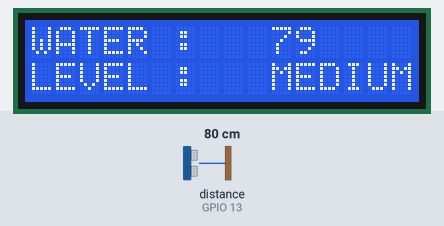
Simulated run of this sketch. Board: ESP32. Shown: 16×2 character LCD. Wiring (inferred from the names in the program): ultrasonic range finder: trigger GPIO 12; echo GPIO 13. The test bench sets the inputs (shaded band); at power-on: distance to the obstacle (sensor on GPIO 13) 80 cm. The echo pulse lasts 58.3 µs per cm; WiFi joins after 1.5 s; servers stay silent unless stated; EEPROM starts erased; what the sketch prints to the serial monitor is not drawn. At 25.8 s the program restarts the board; the recording ends there.

Above: at 2.7 s.
2.8 s: distance to the obstacle (sensor on GPIO 13) set to 299 cm
At 11.71 s:
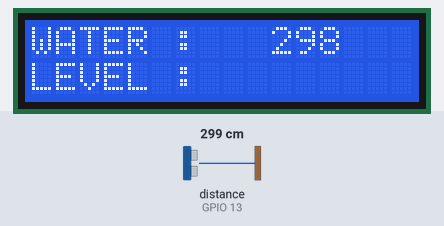
At 12.9 s:
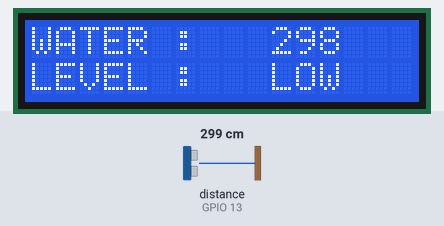
13.2 s: distance to the obstacle (sensor on GPIO 13) set to 2 cm
At 23.1 s:
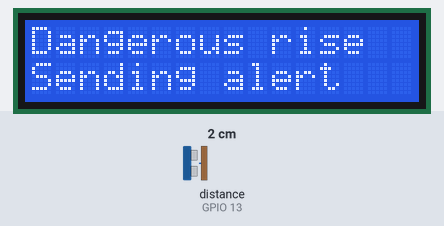
Timing chart, 0 to 24.6 s (numbered marks = the images above; inputs shaded):
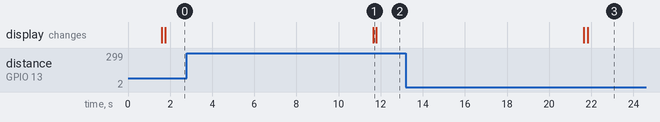

The sketch:

waterguard_iot.ino
```cpp
//#include <ESP8266WiFi.h>
#include <EEPROM.h>
#include <Wire.h>
#include <LiquidCrystal_I2C.h>
#include <SoftwareSerial.h>
#include<WiFi.h>
#include<Firebase_ESP_Client.h>
#include "addons/TokenHelper.h"
#include "addons/RTDBHelper.h"
//#include <DHT.h>

#define FIREBASE_API_KEY ""
#define FIREBASE_URL ""
#define WIFI_SSID ""
#define WIFI_PASSWORD ""

#define trigPin 12
#define echoPin 13

FirebaseData fbdo;
FirebaseAuth auth;
FirebaseConfig config;
LiquidCrystal_I2C lcd(0x27, 16, 2);

long duration, inches, distance;
int set_val,percentage;
bool state,pump;
unsigned long sendDataPrevMillis = 0;
bool signupOK = false;
int count = 0;
long prevLevel = 0;

float maxLevel = 70;

float level1= ((maxLevel / 25) * 100);
//float level2= ((maxLevel / 50) * 100);
float level2= 79;
//float level3= ((maxLevel / 75) * 100);
float level3= 75;

//19 bugged value no water level

void setup()
{
  Serial.begin(115200);
  lcd.init();
  lcd.backlight();
  lcd.setCursor(0, 0);
  lcd.print("WATER : ");
  lcd.setCursor(0, 1);
  lcd.print("LEVEL :");

  pinMode(trigPin, OUTPUT);
  pinMode(echoPin, INPUT);
  set_val=EEPROM.read(0);
  if(set_val>150)set_val=150;

  WiFi.begin(WIFI_SSID, WIFI_PASSWORD);
  Serial.print("Connecting to ");
  Serial.print(WIFI_SSID);
  while (WiFi.status() != WL_CONNECTED) {
    Serial.print(".");
    delay(500);
  }
  Serial.println();
  Serial.print("Connected to IP: ");
  Serial.println(WiFi.localIP());                               //prints local IP address
  Serial.println();

  config.api_key = FIREBASE_API_KEY;
  config.database_url = FIREBASE_URL;
  if(Firebase.signUp(&config, &auth, "", "")){
    Serial.println("Firebase Sign In - Successful");
    signupOK = true;
  }
  else{
    Serial.printf("%s\n",config.signer.signupError.message.c_str());
  }

  config.token_status_callback = tokenStatusCallback;
  Firebase.begin(&config, &auth);
  Firebase.reconnectWiFi(true);


}

void loop()
{
  if(Firebase.ready() && signupOK && (millis() - sendDataPrevMillis > 10000 || sendDataPrevMillis == 0)){
    lcd.clear();
    lcd.setCursor(0, 0);
    lcd.print("WATER : ");
    lcd.setCursor(0, 1);
    lcd.print("LEVEL :");
    sendDataPrevMillis = millis();
    count = count + 1;

    digitalWrite(trigPin, HIGH);
    delayMicroseconds(10);
    digitalWrite(trigPin, LOW);
    duration = pulseIn(echoPin, HIGH);
    distance = (duration*.0343)/2;
    //inches = microsecondsToInches(duration);

    //percentage=(set_val-inches)*100/set_val;

    //pinMode(echoPin, INPUT);

    lcd.setCursor(10, 0);
    lcd.print(distance);
    //Serial.println(distance);

    /*if (distance < 20){
      Serial.println("Flood Alert!");
      Serial.println("Sending text Notification...");
      delay(5000);
      Serial.println("Patrol Mode Initiated...");
    }*/

    if(Firebase.RTDB.setFloat(&fbdo, "WaterLvl/us_data", distance)){
      Serial.println();
      Serial.print(count);
      Serial.print(") ");
      Serial.print(distance);
      Serial.print(" - successfully saved to: " + fbdo.dataPath());
      Serial.println(" (" + fbdo.dataType() + ") ");
    }
    else{
      Serial.println("FAILED: " + fbdo.errorReason());
    }

    if(prevLevel != 0 && (prevLevel - distance)> 5){
      Serial.println();
      Serial.println("Dangerous water rise detected!");
      Serial.println("Sending alert");
      lcd.clear();
      lcd.setCursor(0, 0);
      lcd.print("Dangerous rise");
      lcd.setCursor(0, 1);
      lcd.print("Sending alert");
      delay(4000);
      exit(0);
    }

    prevLevel = distance;

    if (distance >= level1){
      lcd.setCursor(10, 1);
      lcd.print("LOW");
    } else if (distance >= level2 && distance < level1){
      lcd.setCursor(10, 1);
      lcd.print("MEDIUM");
    } else if (distance >= level3 && distance < level2){
      lcd.setCursor(10, 1);
      lcd.print("HIGH");
    } else if (distance <= maxLevel && distance < level3){
      lcd.setCursor(10, 1);
      lcd.print("FLOOD");
    }
  }
}

/* //Video elements
  void firestoreDataUpdate(//param)
*/
```

Measured:
- after the input at 2.8 s, the display: changes after 8.8 s (image 1)
- after the input at 13.2 s, the display: first changes after 8.4 s (image 3 shows a later state)
